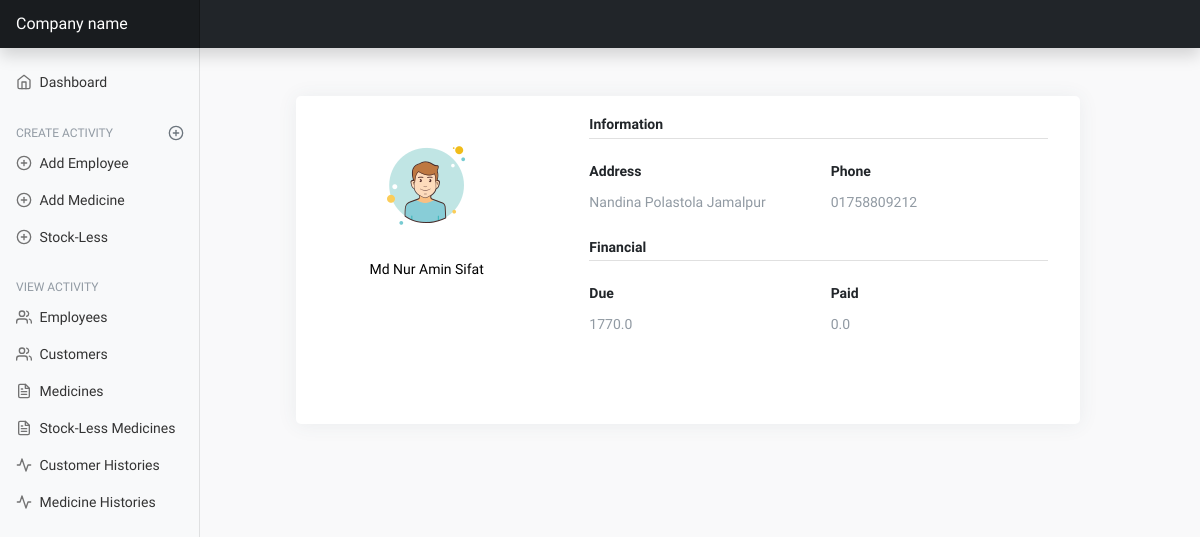
The page /customer-profile/13/ on the database its author committed.
### mainApp/models/customer.py (models this page shows, shortened)
class Customer(Common, TimeStamp):
    customer_name = models.CharField(max_length=255)
    medicine_price = models.FloatField(default=0.0)
    payment = models.FloatField(blank=True, default=0.0, null=True)
    payment_at_a_time = models.FloatField(default=0)
    class Meta:
        ordering = ('-updated_at',)
    def customer_due(self):
        if self.medicine_price > self.payment:
            return self.medicine_price - self.payment
        else:
            return 0

### mainApp/views/customer_view.py (the view)
# urls.py: path('customer-profile/<int:pk>/', customer_view.customer_profile, name='customer-profile'),
def customer_profile(request, pk):
    customer = Customer.objects.get(id=pk)
    return render(request, 'customer/customer_profile.html', {'customer': customer})

### mainApp/templates/customer/customer_profile.html (shortened to what this page needs)
{% extends 'base.html' %}
{% load static %}
{% block content %}
<div class="page-content page-container" id="page-content" >
    <div class="padding">
        <div class="row container d-flex justify-content-center">
            <div class="col-xl-12 col-md-12">
                <div class="card user-card-full">
                    <div class="row m-l-0 m-r-0">
                        <div class="col-sm-4 bg-c-lite user-profile">
                            <div class="card-block text-center text-white">
                                <div class="m-b-25"> <img src="{% static './images/user.png' %}" class="img-radius" alt="User-Profile-Image"> </div>
                                <h6 style="color:black">{{customer.customer_name}}</h6>
                            </div>
                        </div>
                        <div class="col-sm-8">
                            <div class="card-block">
                                <h6 class="m-b-20 p-b-5 b-b-default f-w-600">Information</h6>
                                <div class="row">
                                    <div class="col-sm-6">
                                        <p class="m-b-10 f-w-600">Address</p>
                                        <h6 class="text-muted f-w-400">{{customer.address}}</h6>
                                    </div>
                                    <div class="col-sm-6">
                                        <p class="m-b-10 f-w-600">Phone</p>
                                        <h6 class="text-muted f-w-400">{{customer.phone_number}}</h6>
                                    </div>
                                </div>
                                <h6 class="m-b-20 m-t-40 p-b-5 b-b-default f-w-600">Financial</h6>
                                <div class="row">
                                    <div class="col-sm-6">
                                        <p class="m-b-10 f-w-600">Due</p>
                                        <h6 class="text-muted f-w-400">{{customer.customer_due}}</h6>
                                    </div>
                                    <div class="col-sm-6">
                                        <p class="m-b-10 f-w-600">Paid</p>
                                        <h6 class="text-muted f-w-400">{{customer.payment}}</h6>
                                    </div>
                                </div>
                                <ul class="social-link list-unstyled m-t-40 m-b-10">
                                    <li></li>
                                    <li></li>
                                    <li></li>
                                </ul>
                            </div>
                        </div>
                    </div>
                </div>
            </div>
        </div>
    </div>
</div>
{% endblock content %}

### mainApp/static/dashboard/dashboard.css (style rules this page uses)
body { font-size: .875rem; }

### mainApp/static/table/profile.css (style rules this page uses)
body { background-color: #f9f9fa }
.padding { padding: 3rem !important }
.user-card-full { overflow: hidden }
.card { border-radius: 5px; -webkit-box-shadow: 0 1px 20px 0 rgba(69, 90, 100, 0.08); box-shadow: 0 1px 20px 0 rgba(69, 90, 100, 0.08); border: none; margin-bottom: 30px }
.m-r-0 { margin-right: 0px }
.m-l-0 { margin-left: 0px }
.user-card-full .user-profile { border-radius: 5px 0 0 5px }
.user-profile { padding: 20px 0 }
.card-block { padding: 1.25rem }
.m-b-25 { margin-bottom: 25px }
.img-radius { border-radius: 5px }
h6 { font-size: 14px }
.card .card-block p { line-height: 25px }
.b-b-default { border-bottom: 1px solid #e0e0e0 }
.m-b-20 { margin-bottom: 20px }
.p-b-5 { padding-bottom: 5px !important }
.m-b-10 { margin-bottom: 10px }
.text-muted { color: #919aa3 !important }
.f-w-600 { font-weight: 600 }
.m-t-40 { margin-top: 20px }
.user-card-full .social-link li { display: inline-block }

### mainApp/templates/base.html (style rules this page uses)
body { font-family: 'Pattaya', sans-serif; font-family: 'Reggae One', cursive; }

### rows shown on the page
Customer: customer_name "Md Nur Amin Sifat", address "Nandina Polastola Jamalpur", phone_number "01758809212", customer_due "1770.0", payment "0.0"
